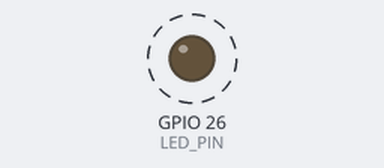
The sketch below on a simulated ESP32. Parts: output pins drawn as LEDs (lit = HIGH). Dashed ring = blinking. What the sketch prints to the serial monitor is not drawn. At 3.7 s the program puts the board to deep sleep or switches it off; the recording ends there.

Above: at 0.05 s.
Timing chart, 0 to 3.0 s (numbered marks = the images above):
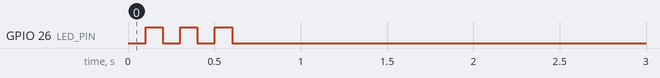

Measured:
- by itself, GPIO 26 (LED_PIN): alternates HIGH for 0.10 s and LOW for 0.10 s, 6 changes in all, then stays LOW

The sketch:

RTC_WakeUp_Interrupt.ino
```cpp
/*
  RTC Wake-Up Interrupt - Deep Sleep with External Wake-Up
  RTC-capable GPIO pins: 0, 2, 4, 12-15, 25-27, 32-39

  The ESP32 enters deep sleep.  Pressing a button connected to an RTC pin
  wakes it up via EXT0 (single pin) or EXT1 (multiple pins).

  Two modes demonstrated — uncomment the one you want:
    MODE_EXT0  : wake on a single RTC pin going LOW (e.g. GPIO 33)
    MODE_EXT1  : wake when ANY of several RTC pins goes LOW (bitmask)

  Wiring:
    - EXT0 button: GPIO 33 to GND (10 kΩ pull-up to 3.3 V recommended)
    - EXT1 buttons (optional): GPIO 32 and GPIO 27 to GND
    - LED: GPIO 26 through 330Ω to GND  (shows brief blink on wake)

  After waking, the sketch prints the wake reason, blinks the LED,
  then returns to deep sleep after AWAKE_MS milliseconds.
*/

#include <esp_sleep.h>

#define LED_PIN       26
#define EXT0_PIN      33          // Single-pin wake-up
#define EXT1_MASK     ((1ULL << 32) | (1ULL << 27))  // Multi-pin wake-up
#define AWAKE_MS      3000        // Time awake before returning to sleep

// Choose EXT0 or EXT1
#define USE_EXT0

void printWakeReason() {
  esp_sleep_wakeup_cause_t cause = esp_sleep_get_wakeup_cause();
  Serial.print("Wake-up cause: ");
  switch (cause) {
    case ESP_SLEEP_WAKEUP_EXT0:
      Serial.println("EXT0 (single RTC pin)");
      break;
    case ESP_SLEEP_WAKEUP_EXT1: {
      uint64_t pins = esp_sleep_get_ext1_wakeup_status();
      Serial.print("EXT1 (multi RTC pin), triggered pin mask: 0x");
      Serial.println((uint32_t)pins, HEX);
      break;
    }
    case ESP_SLEEP_WAKEUP_TIMER:
      Serial.println("Timer");
      break;
    case ESP_SLEEP_WAKEUP_TOUCHPAD:
      Serial.println("Touch pad");
      break;
    default:
      Serial.println("Power-on / reset (not a sleep wake-up)");
      break;
  }
}

void blinkLED(int times, int onMs = 100, int offMs = 100) {
  for (int i = 0; i < times; i++) {
    digitalWrite(LED_PIN, HIGH);
    delay(onMs);
    digitalWrite(LED_PIN, LOW);
    delay(offMs);
  }
}

void setup() {
  Serial.begin(115200);
  delay(100); // let UART settle after wake

  pinMode(LED_PIN, OUTPUT);
  digitalWrite(LED_PIN, LOW);

  Serial.println("\n=== RTC Wake-Up Interrupt Demo ===");
  printWakeReason();

  blinkLED(3); // visual confirmation of wake

  Serial.print("Staying awake for ");
  Serial.print(AWAKE_MS);
  Serial.println(" ms, then going to deep sleep...");
  delay(AWAKE_MS);

  // --- Configure wake-up source before sleeping ---
#ifdef USE_EXT0
  // EXT0: wake when GPIO 33 is pulled LOW
  esp_sleep_enable_ext0_wakeup((gpio_num_t)EXT0_PIN, 0 /* 0=LOW, 1=HIGH */);
  Serial.println("Sleeping... Press button on GPIO 33 to wake (EXT0).");
#else
  // EXT1: wake when ANY pin in the mask goes LOW
  // ESP_EXT1_WAKEUP_ANY_LOW — wake if any listed pin is LOW
  esp_sleep_enable_ext1_wakeup(EXT1_MASK, ESP_EXT1_WAKEUP_ANY_LOW);
  Serial.println("Sleeping... Press button on GPIO 32 or 27 to wake (EXT1).");
#endif

  Serial.flush();
  esp_deep_sleep_start(); // does not return
}

void loop() {
  // Never reached — deep sleep resets the chip on wake
}
```
